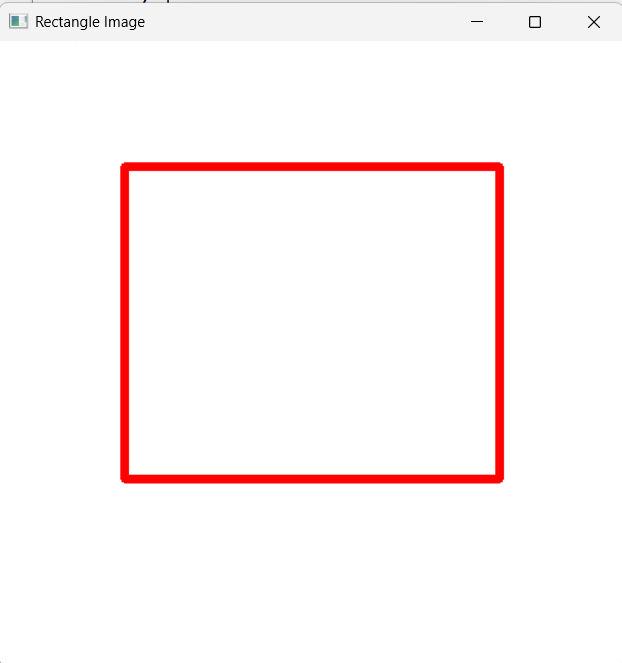
#> input picture lab experiment/exp 31-35/exp 33.png, 622 x 663 px
$ python 'experiment 31.py'
#> lines starting #> are read from the running program, lines starting #| are printed output that depends on the picture; after the words box and inside, x2 and y2 are one past the last pixel; in counts of white or black regions, pixels touching at a corner belong together
import cv2
from tkinter import Tk, filedialog

# Open image selection window
root = Tk()
root.withdraw()

image_path = filedialog.askopenfilename(
    title="Select an Image",
    filetypes=[("Image Files", "*.jpg *.jpeg *.png")]
)
#> the answer given: exp 33.png

# Read selected image
image = cv2.imread(image_path)
#> image is the input picture: shape (663, 622, 3); mean B, G, R 246.4, 246.4, 253.8

if image is None:
    print("Image not found!")
else:
    # Convert to grayscale
    gray = cv2.cvtColor(image, cv2.COLOR_BGR2GRAY)
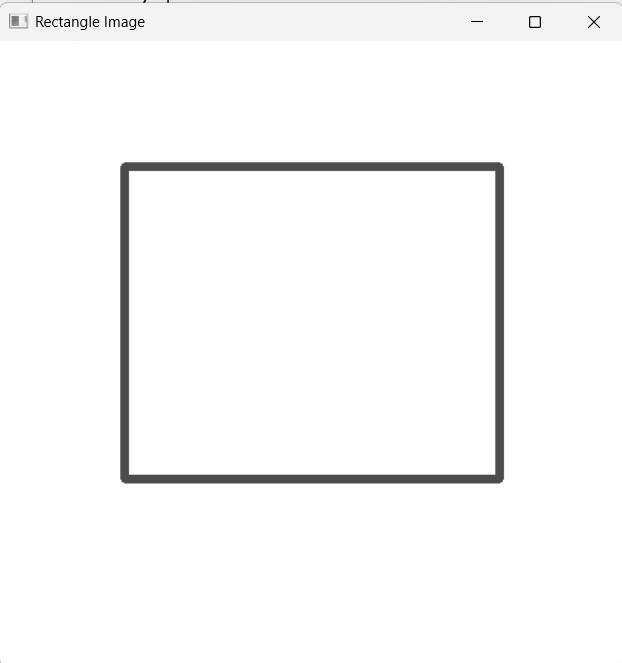
#> gray: shape (663, 622); min 0, max 255, mean 248.6

    # Apply threshold segmentation
    ret, segmented = cv2.threshold(
        gray, 127, 255, cv2.THRESH_BINARY
    )
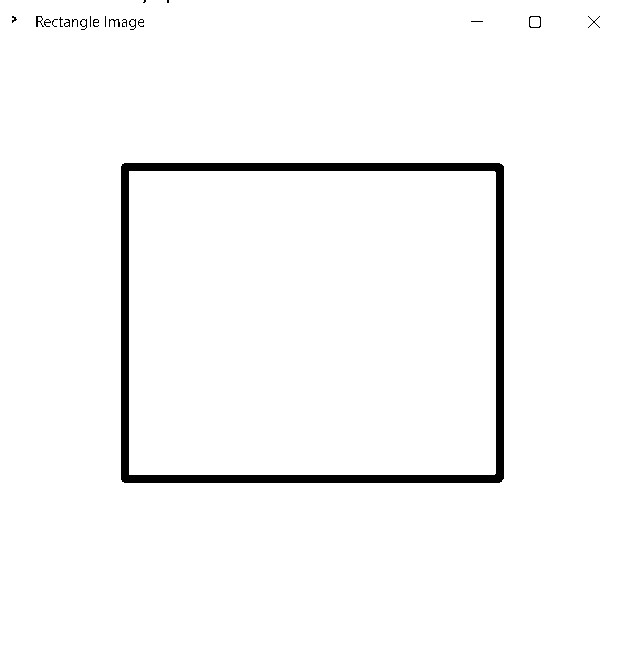
#> segmented: shape (663, 622); 97.2% white; 21 black regions (8 under 20 px), largest, box (x1, y1, x2, y2) and area: (121, 163, 504, 483) 10968, (529, 16, 541, 28) 44, (36, 16, 44, 27) 39

    # Display original image
    cv2.imshow("Original Image", image)

    # Display segmented image
    cv2.imshow("Segmented Image", segmented)

    cv2.waitKey(0)
    cv2.destroyAllWindows()

    print("Image segmentation completed successfully!")

root.destroy()
